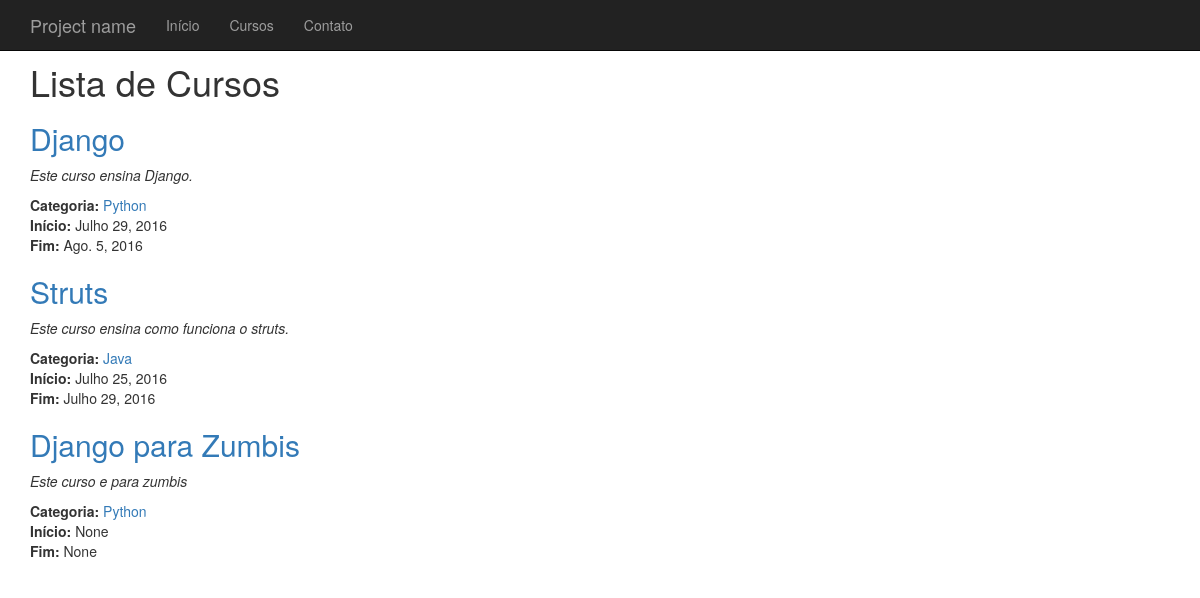
Screenshot of /courses with the database file from the repository.
### simplemooc/models.py (models this page shows)
class Course(models.Model):
    name = models.CharField('Nome', max_length=100)
    slug = models.SlugField('Identificador', max_length=100)
    description = models.TextField('Descrição', blank=True)
    program = models.TextField('Programação', blank=True)
    qtd_available = models.IntegerField('Vagas')
    qtd_students = models.IntegerField('Alunos_matriculados')
    begin_matric = models.DateField('Inicio_inscrições', null=True, blank=True)
    end_matric = models.DateField('Fim_inscrições', null=True, blank=True)
    begin_course = models.DateField('Inicio_curso',  null=True, blank=True)
    end_course = models.DateField('Fim_curso',  null=True, blank=True)
    image = models.ImageField('Foto', upload_to=upload_location, null=True, blank=True)
    is_approved = models.BooleanField(
        'Aprovado', default=False, blank=True
        )
    teacher = models.ForeignKey(
        Teacher,
        on_delete=models.CASCADE,
        related_name='courses',
        verbose_name='professor'
        )
    category = models.ForeignKey(
        Category,
        on_delete=models.CASCADE,
        related_name='courses',
        verbose_name = 'categoria'
        )
    modules = models.ForeignKey(
        Modules,
        on_delete=models.CASCADE,
        related_name='courses',
        blank=True,
        default=True,
        verbose_name='Modulos'
        )
    keywords =models.CharField('Palavras_chave', max_length=100, blank=True)
    class Meta:
        verbose_name = 'curso'
        verbose_name_plural = 'cursos'
    def __str__(self):
        return self.name

class Category(models.Model):
    name = models.CharField('Nome', max_length=100)
    slug = models.SlugField('Identificador', max_length=100)
    class Meta:
        verbose_name = 'categoria'
        verbose_name_plural = 'categorias'
    def __str__(self):
        return self.name

### simplemooc/views.py (the view)
# urls.py: url(r'^courses$', views.courses, name='courses'),
def courses(request):
    context = {}
    courses = Course.objects.all()
    context['courses'] = courses
    return render(request, 'courses.html', context)

### simplemooc/templates/courses.html
{% extends "base.html" %}
{% block content %}
<h1>Lista de Cursos</h1>
{% for course in courses %}
<h2><a href="{% url 'simplemooc:detail' course.slug %}">{{ course }}</a></h2>
<p><i>{{ course.description|linebreaks  }}</i></p>
<p><strong>Categoria: </strong><a href="{% url 'simplemooc:category' course.category.slug %}">{{ course.category}}</a><br>
        <strong>Início: </strong>{{ course.begin_course }}<br>
        <strong>Fim: </strong>{{ course.end_course }}
</p>
{% endfor %}
{% endblock%}

### rows the page displays
Course: name "Django", category "Python", begin_course "Julho 29, 2016", end_course "Ago. 5, 2016"
Course: name "Struts", category "Java", begin_course "Julho 25, 2016", end_course "Julho 29, 2016"
Course: name "Django para Zumbis", category "Python", begin_course "None", end_course "None"
